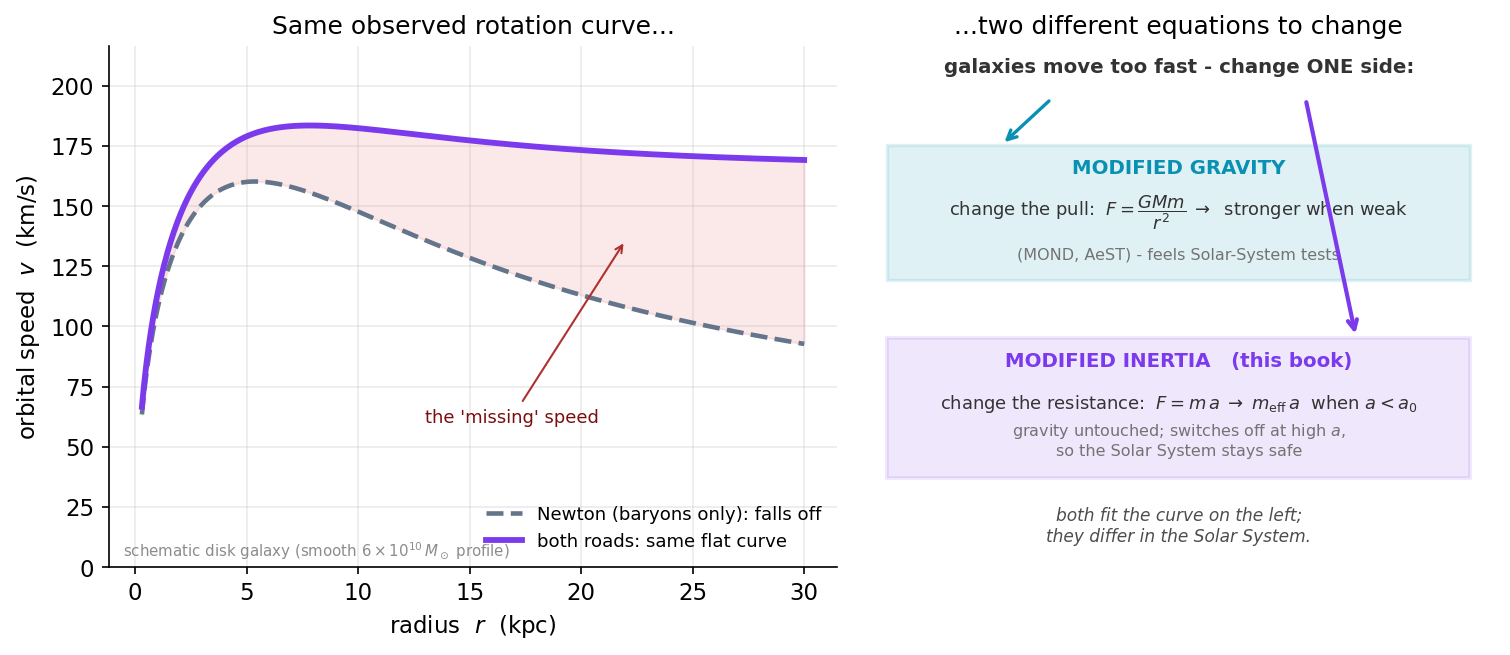

Source code (Python):
import numpy as np, matplotlib
matplotlib.use("Agg")
import matplotlib.pyplot as plt
plt.rcParams.update({"figure.dpi":150,"savefig.dpi":150,"font.size":11,
    "axes.grid":True,"grid.alpha":0.25,"axes.spines.top":False,"axes.spines.right":False,
    "axes.titlesize":12,"figure.facecolor":"white","axes.facecolor":"white"})
C_FW="#7c3aed"; C_NEWTON="#64748b"; C_MOND="#0891b2"; C_DATA="#dc2626"

a0 = 9.36e-11
G  = 6.674e-11
Msun = 1.989e30
kpc = 3.086e19

# Schematic disk galaxy: smooth rising enclosed-mass profile (numpy-only).
# M(<r) = Mtot * [1 - (1 + r/rd) exp(-r/rd)]
Mtot = 6e10*Msun
rd   = 3.0*kpc
r = np.linspace(0.3, 30, 600)*kpc
Menc = Mtot*(1.0 - (1.0 + r/rd)*np.exp(-r/rd))

gN = G*Menc/r**2
g_obs = np.sqrt(gN**2 + gN*a0)
v_newton = np.sqrt(gN*r)/1e3
v_obs    = np.sqrt(g_obs*r)/1e3

fig, (axL, axR) = plt.subplots(1,2, figsize=(10.2,4.5),
                               gridspec_kw={"width_ratios":[1.15,1.0]})

rk = r/kpc
axL.plot(rk, v_newton, color=C_NEWTON, ls="--", lw=2.2,
         label="Newton (baryons only): falls off")
axL.plot(rk, v_obs, color=C_FW, lw=2.8,
         label="both roads: same flat curve")
axL.fill_between(rk, v_newton, v_obs, color=C_DATA, alpha=0.10)
axL.annotate("the 'missing' speed", xy=(22,(v_newton[-100]+v_obs[-100])/2),
             xytext=(13, 60), fontsize=8.6, color="#7a0e0e",
             arrowprops=dict(arrowstyle="->", color="#b03030", lw=1))
axL.set_xlabel("radius  $r$  (kpc)")
axL.set_ylabel("orbital speed  $v$  (km/s)")
axL.set_title("Same observed rotation curve...")
axL.legend(frameon=False, fontsize=8.7, loc="lower right")
axL.set_ylim(0, max(v_obs)*1.18)
axL.text(0.02,0.02,"schematic disk galaxy (smooth $6\\times10^{10}\\,M_\\odot$ profile)",
         transform=axL.transAxes, fontsize=7.2, color="0.55")

axR.axis("off"); axR.set_xlim(0,1); axR.set_ylim(0,1)
axR.set_title("...two different equations to change")
axR.text(0.5,0.95,"galaxies move too fast - change ONE side:",ha="center",
         fontsize=9.5, color="0.2", weight="bold")
axR.add_patch(plt.Rectangle((0.04,0.55),0.92,0.26, fill=True,
              facecolor=C_MOND, alpha=0.12, edgecolor=C_MOND, lw=1.6))
axR.text(0.5,0.755,"MODIFIED GRAVITY",ha="center",fontsize=9.5,color=C_MOND,weight="bold")
axR.text(0.5,0.675, r"change the pull:  $F=\dfrac{GMm}{r^2}\;\to\;$ stronger when weak",
         ha="center", fontsize=8.6, color="0.2")
axR.text(0.5,0.59,"(MOND, AeST) - feels Solar-System tests",
         ha="center", fontsize=7.7, color="0.45")
axR.add_patch(plt.Rectangle((0.04,0.17),0.92,0.27, fill=True,
              facecolor=C_FW, alpha=0.12, edgecolor=C_FW, lw=1.8))
axR.text(0.5,0.385,"MODIFIED INERTIA   (this book)",ha="center",fontsize=9.5,
         color=C_FW,weight="bold")
axR.text(0.5,0.305, r"change the resistance:  $F=m\,a\;\to\;m_{\rm eff}\,a$  when $a<a_0$",
         ha="center", fontsize=8.6, color="0.2")
axR.text(0.5,0.215,"gravity untouched; switches off at high $a$,\nso the Solar System stays safe",
         ha="center", fontsize=7.7, color="0.45")
axR.annotate("", xy=(0.22,0.81), xytext=(0.30,0.90),
             arrowprops=dict(arrowstyle="->", color=C_MOND, lw=1.6))
axR.annotate("", xy=(0.78,0.44), xytext=(0.70,0.90),
             arrowprops=dict(arrowstyle="->", color=C_FW, lw=2.0))
axR.text(0.5,0.05,"both fit the curve on the left;\nthey differ in the Solar System.",
         ha="center", fontsize=8.2, color="0.3", style="italic")

fig.tight_layout(); fig.savefig("ch13_mi_vs_mg_fork.png", bbox_inches="tight"); print("ok")
